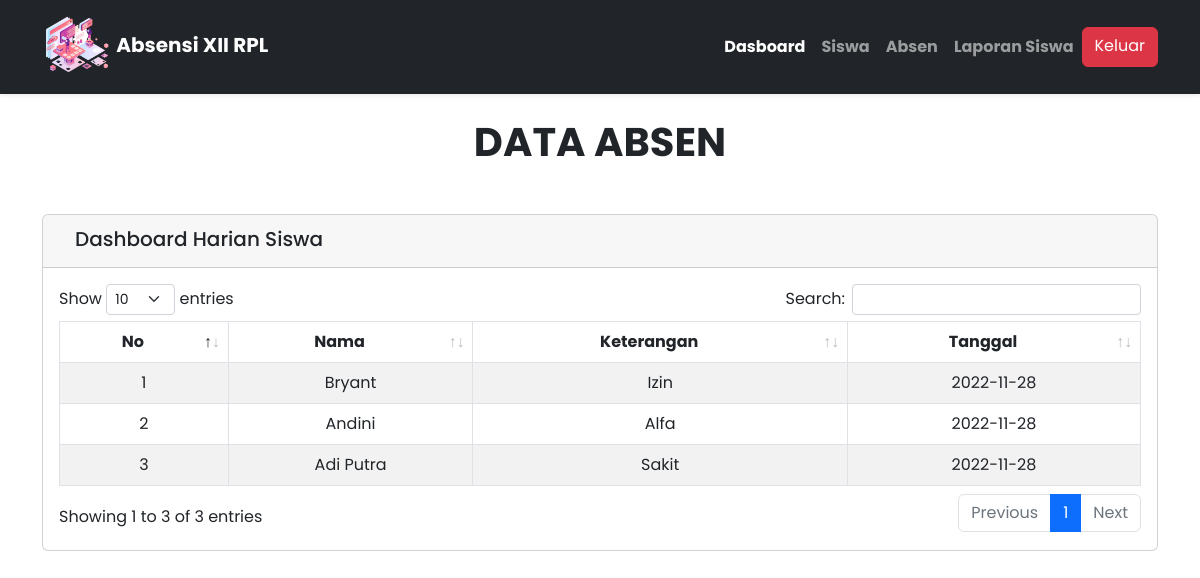
The page /dasboard.php on the database its author committed.
### tables this page shows
CREATE TABLE `tbl_absensi` (
  `id_absen` int(11) NOT NULL,
  `id_siswa` int(11) NOT NULL,
  `keterangan` varchar(100) NOT NULL,
  `tanggal` date NOT NULL
);

CREATE TABLE `tbl_siswa` (
  `id_siswa` int(11) NOT NULL,
  `nama` varchar(100) NOT NULL,
  `email` varchar(100) NOT NULL,
  `alamat` varchar(100) NOT NULL,
  `no_telp` varchar(50) NOT NULL
);

### dasboard.php (the view, shortened to what this page needs)
<?php
include 'navbar.php';
$query = mysqli_query($conn, "SELECT * FROM tbl_absensi JOIN tbl_siswa ON tbl_siswa.id_siswa=tbl_absensi.id_siswa ORDER BY id_absen DESC");
?>
<h1 class="text-center mt-4 fw-bold">DATA ABSEN</h1>
<div class="container">
    <div class="card mt-5">
        <div class="card-header">
            <div class="d-flex justify-content-between align-items-center px-3 pt-1">
                <h5>Dashboard Harian Siswa</h5>
            </div>
        </div>
        <div class="card-body">
            <table id="table" class="table table-striped table-bordered  d-md-block d-lg-table overflow-auto">
                <thead>
                    <tr class="text-center">
                        <th>No</th>
                        <th>Nama</th>
                        <th>Keterangan</th>
                        <th>Tanggal</th>
                    </tr>
                </thead>
                <tbody>
                    <?php
                    $no = 1;
                    foreach ($query as $absensi) {
                    ?>
                        <tr class="text-center">
                            <td><?= $no++ ?></td>
                            <td><?= $absensi['nama'] ?></td>
                            <td class="text-center"><?= $absensi['keterangan'] ?></td>
                            <td class="text-center"><?= $absensi['tanggal'] ?></td>
                        </tr>
                    <?php } ?>
                </tbody>
            </table>
        </div>
    </div>
</div>
</body>
</html>

### assets/styles/style.css (style rules this page uses)
html { height: 100%; }
body { min-height: 100vh; font-family: "Poppins-Regular"; }

### navbar.php (style rules this page uses)
* { font-family: 'Poppins', sans-serif; }

### rows shown on the page
tbl_absensi: id_siswa.nama "Bryant", keterangan "Izin", tanggal "2022-11-28"
tbl_absensi: id_siswa.nama "Andini", keterangan "Alfa", tanggal "2022-11-28"
tbl_absensi: id_siswa.nama "Adi Putra", keterangan "Sakit", tanggal "2022-11-28"
